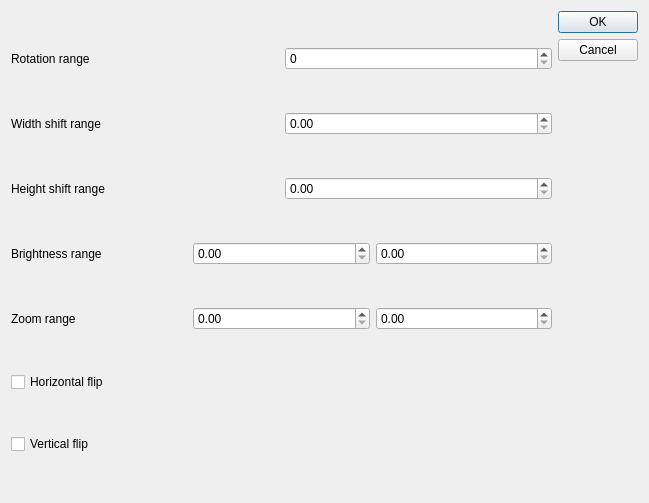
<?xml version="1.0" encoding="UTF-8"?>
<ui version="4.0">
 <class>Dialog</class>
 <widget class="QDialog" name="Dialog">
  <property name="geometry">
   <rect>
    <x>0</x>
    <y>0</y>
    <width>649</width>
    <height>503</height>
   </rect>
  </property>
  <property name="windowTitle">
   <string>Dialog</string>
  </property>
  <layout class="QHBoxLayout" name="horizontalLayout_6">
   <item>
    <layout class="QVBoxLayout" name="verticalLayout">
     <item>
      <layout class="QHBoxLayout" name="horizontalLayout">
       <item>
        <widget class="QLabel" name="label">
         <property name="text">
          <string>Rotation range</string>
         </property>
        </widget>
       </item>
       <item>
        <widget class="QSpinBox" name="rotationSelector">
         <property name="minimum">
          <number>0</number>
         </property>
         <property name="maximum">
          <number>360</number>
         </property>
        </widget>
       </item>
      </layout>
     </item>
     <item>
      <layout class="QHBoxLayout" name="horizontalLayout_2">
       <item>
        <widget class="QLabel" name="label_2">
         <property name="text">
          <string>Width shift range</string>
         </property>
        </widget>
       </item>
       <item>
        <widget class="QDoubleSpinBox" name="widthSelector">
         <property name="maximum">
          <double>1.000000000000000</double>
         </property>
        </widget>
       </item>
      </layout>
     </item>
     <item>
      <layout class="QHBoxLayout" name="horizontalLayout_3">
       <item>
        <widget class="QLabel" name="label_3">
         <property name="text">
          <string>Height shift range</string>
         </property>
        </widget>
       </item>
       <item>
        <widget class="QDoubleSpinBox" name="heightSelector">
         <property name="maximum">
          <double>1.000000000000000</double>
         </property>
        </widget>
       </item>
      </layout>
     </item>
     <item>
      <layout class="QHBoxLayout" name="horizontalLayout_4">
       <item>
        <widget class="QLabel" name="label_4">
         <property name="text">
          <string>Brightness range</string>
         </property>
        </widget>
       </item>
       <item>
        <widget class="QDoubleSpinBox" name="brightnessMinSelector">
         <property name="maximum">
          <double>1.000000000000000</double>
         </property>
        </widget>
       </item>
       <item>
        <widget class="QDoubleSpinBox" name="brightnessMaxSelector">
         <property name="maximum">
          <double>1.000000000000000</double>
         </property>
        </widget>
       </item>
      </layout>
     </item>
     <item>
      <layout class="QHBoxLayout" name="horizontalLayout_5">
       <item>
        <widget class="QLabel" name="label_5">
         <property name="text">
          <string>Zoom range</string>
         </property>
        </widget>
       </item>
       <item>
        <widget class="QDoubleSpinBox" name="zoomMinSelector">
         <property name="maximum">
          <double>1.000000000000000</double>
         </property>
        </widget>
       </item>
       <item>
        <widget class="QDoubleSpinBox" name="zoomMaxSelector">
         <property name="maximum">
          <double>1.000000000000000</double>
         </property>
        </widget>
       </item>
      </layout>
     </item>
     <item>
      <widget class="QCheckBox" name="horizontalFlipCheck">
       <property name="text">
        <string>Horizontal flip</string>
       </property>
      </widget>
     </item>
     <item>
      <widget class="QCheckBox" name="verticalFlipCheck">
       <property name="text">
        <string>Vertical flip</string>
       </property>
      </widget>
     </item>
    </layout>
   </item>
   <item>
    <widget class="QDialogButtonBox" name="buttonBox">
     <property name="orientation">
      <enum>Qt::Vertical</enum>
     </property>
     <property name="standardButtons">
      <set>QDialogButtonBox::Cancel|QDialogButtonBox::Ok</set>
     </property>
    </widget>
   </item>
  </layout>
 </widget>
 <resources/>
 <connections>
  <connection>
   <sender>buttonBox</sender>
   <signal>accepted()</signal>
   <receiver>Dialog</receiver>
   <slot>accept()</slot>
   <hints>
    <hint type="sourcelabel">
     <x>248</x>
     <y>254</y>
    </hint>
    <hint type="destinationlabel">
     <x>157</x>
     <y>274</y>
    </hint>
   </hints>
  </connection>
  <connection>
   <sender>buttonBox</sender>
   <signal>rejected()</signal>
   <receiver>Dialog</receiver>
   <slot>reject()</slot>
   <hints>
    <hint type="sourcelabel">
     <x>316</x>
     <y>260</y>
    </hint>
    <hint type="destinationlabel">
     <x>286</x>
     <y>274</y>
    </hint>
   </hints>
  </connection>
 </connections>
</ui>
